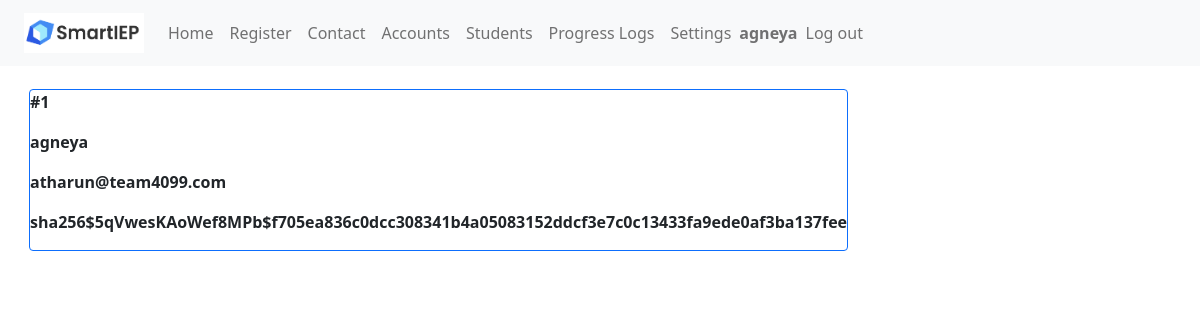
The app's page /accounts (signed in), older data.
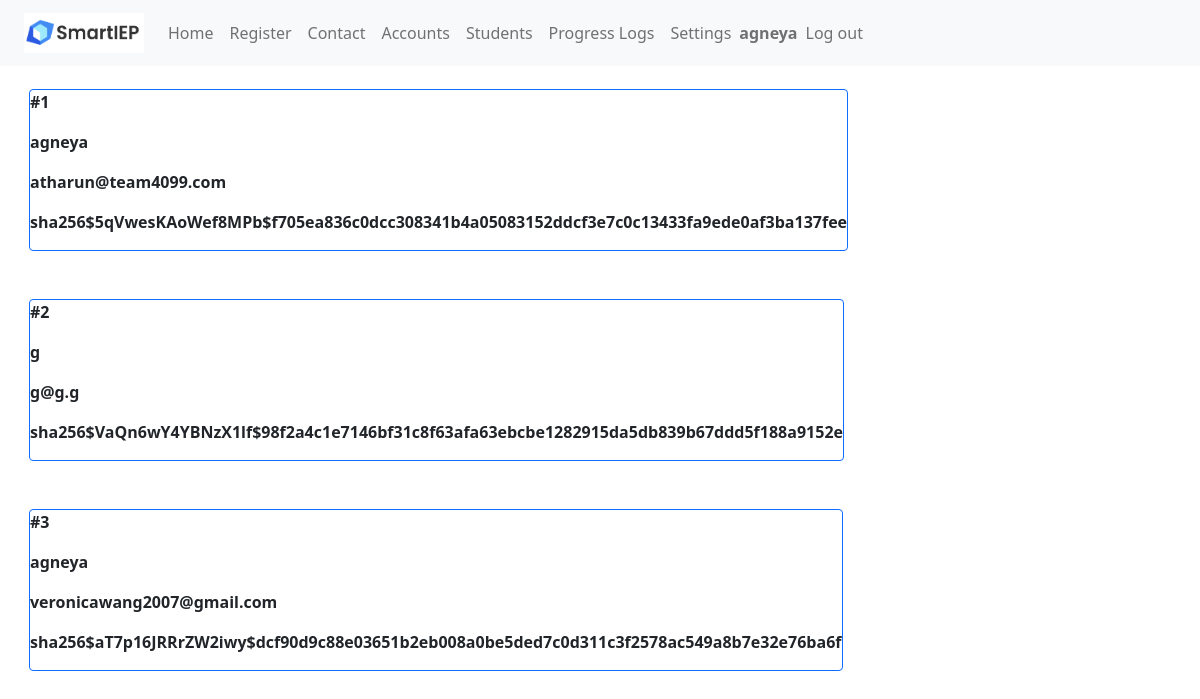
The same page, newer data.
### app.py (models this page shows, shortened)
class Accounts(UserMixin, db.Model):
	__tablename__ = 'accounts'
	account_id = db.Column(db.Integer, primary_key=True)
	callname = db.Column(db.String(200),nullable=False)
	username = db.Column(db.String(200),nullable=False)
	password = db.Column(db.String(200),nullable=False)

### app.py (the view)
@main.route("/accounts")
@login_required
def accounts():
	accounts = Accounts.query.all()
	return render_template('accounts.html',accounts=accounts)

### app.py (called while the page is built)
@login_manager.user_loader
def load_user(account_id):
    return Accounts.query.get(int(account_id))

@app.context_processor
def utility_processor():
	def parse_tasks(newData):
		if (newData != ""):
			goalArrays = []
			for i in range(MAX_GOALS):
				goalArrays.append([])
			parts = newData[:-1].split(";")
			counter = 0
			for part in parts:
				if part[1] == "[":
					part = re.sub("\[.*?\]","[]",part)
					part = part.replace("[","").replace("]","")
					goalArrays[counter].append(part)
					counter = counter + 1
			for part in parts:
				if part[1] == "(":
					goalKey = int(part[part.find("(")+1:part.find(")")])
					part = re.sub("\(.*?\)","()",part)
					part = part.replace("(","").replace(")","")
					goalArrays[goalKey].append(part)
			return goalArrays
		else:
			return []
	return dict(parse_tasks=parse_tasks)

@app.context_processor
def add_imports():
    return dict(json=json)

### templates/accounts.html (shortened to what this page needs)
<!DOCTYPE html>
<html lang="en">
    <head>
        <link href="https://cdn.jsdelivr.net/npm/bootstrap@5.0.2/dist/css/bootstrap.min.css" rel="stylesheet">
    </head>
    <header>
      {% include 'nav.html' %}
    </header>
    <body>
        <div class="content">
            {% for account in accounts %}
                <div class="m-4 border border-primary rounded">
                    <p><b>#{{ account.account_id }}</b></p>
                    <p><b>{{ account.callname }}</b></p>
                    <p><b>{{ account.username }}</b></p>
                    <p><b>{{ account.password }}</b></p>
                </div>
            {% endfor %}
        </div>
    </body>
</html>

### templates/nav.html (shortened to what this page needs)
<nav class="px-4 navbar fixed-top navbar-expand-lg navbar-light bg-light">
    <a class="navbar-brand" href="/"><img src="static\smartieplogo.png" width="120" height="40"></a>
    <div>
      <ul class="navbar-nav mr-auto">
        <li class="nav-item active">
          <a class="nav-link" href="/signin">Home</a>
        </li>
        <li class="nav-item">
          <a class="nav-link" href="/register">Register</a>
        </li>
        <li class="nav-item">
          <a class="nav-link" href="/contactus">Contact</a>
        </li>
        {% if current_user.is_authenticated %}
        <li class="nav-item">
          <a class="nav-link" href="/accounts">Accounts</a>
        </li>
        <li class="nav-item">
          <a class="nav-link" href="/students">Students</a>
        </li>
        <li class="nav-item">
          <a class="nav-link" href="/logs">Progress Logs</a>
        </li>
        <li class="nav-item">
          <a class="nav-link" href="/terminatestudent">Settings</a>
        </li>
        <span style="float: right" class="navbar-text navbar-right">
          <b>{{ current_user.callname }}</b>
        </span>
        <li style="float: right" class="nav-item">
          <a class="nav-link" href="/logout">Log out</a>
        </li>
      </ul>
        {% endif %}
    </div>
  </nav>

Row changes from the older to the newer data that the page shows:
added Accounts: account_id "2", callname "g", username "g@g.g", password "sha256$VaQn6wY4YBNzX1lf$98f2a4c1e7146bf31c8f63afa63ebcbe1282915da5db839b67ddd5f188a9152e"
added Accounts: account_id "3", callname "agneya", username "veronicawang2007@gmail.com", password "sha256$aT7p16JRRrZW2iwy$dcf90d9c88e03651b2eb008a0be5ded7c0d311c3f2578ac549a8b7e32e76ba6f"
